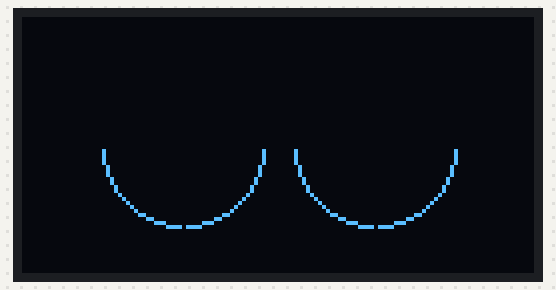
A sketch run on a simulated ESP32. Shown: 128×64 one-colour display. Random numbers use the default seed unless the sketch sets one.

Above: at 1.1 s.
At 4.3 s:
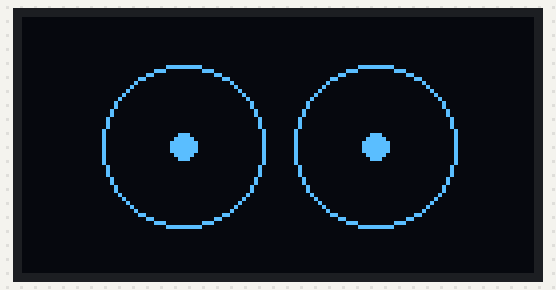
At 23.3 s:
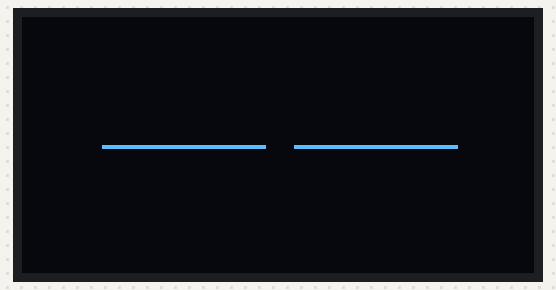

The sketch:

pertemuan43.ino
```cpp
#include <Wire.h>
#include <Adafruit_GFX.h>
#include <Adafruit_SSD1306.h>

#define SCREEN_WIDTH 128
#define SCREEN_HEIGHT 64
#define OLED_RESET    -1
#define SCREEN_ADDRESS 0x3C

Adafruit_SSD1306 display(SCREEN_WIDTH, SCREEN_HEIGHT, &Wire, OLED_RESET);

// Posisi bola mata
int leftEyeX = 40, leftEyeY = 32;
int rightEyeX = 88, rightEyeY = 32;
int eyeRadius = 20;
int pupilRadius = 6;

// Posisi pupil
int offsetX = 0, offsetY = 0;
int dirX = 1, dirY = 1;

// Ekspresi: 0=normal, 1=ngantuk, 2=kaget, 3=senang
int expression = 0;
unsigned long lastChange = 0;

void setup() {
  Wire.begin(21, 22);
  Serial.begin(115200);

  if (!display.begin(SSD1306_SWITCHCAPVCC, SCREEN_ADDRESS)) {
    Serial.println(F("SSD1306 allocation failed"));
    for (;;);
  }
  display.clearDisplay();
}

void loop() {
  display.clearDisplay();

  // Ganti ekspresi tiap 5 detik
  if (millis() - lastChange > 1000) {
    expression = random(0, 4);
    lastChange = millis();
  }

  switch (expression) {
    case 0: drawNormalEyes(); break;
    case 1: drawSleepyEyes(); break;
    case 2: drawSurprisedEyes(); break;
    case 3: drawHappyEyes(); break;
  }

  display.display();
  delay(50);
}

// ===== Mode Normal (pupil gerak) =====
void drawNormalEyes() {
  // Bola mata
  display.drawCircle(leftEyeX, leftEyeY, eyeRadius, SSD1306_WHITE);
  display.drawCircle(rightEyeX, rightEyeY, eyeRadius, SSD1306_WHITE);

  // Gerak pupil
  offsetX += dirX;
  offsetY += dirY;
  if (offsetX > 6 || offsetX < -6) dirX = -dirX;
  if (offsetY > 4 || offsetY < -4) dirY = -dirY;

  // Pupil kiri & kanan
  display.fillCircle(leftEyeX + offsetX, leftEyeY + offsetY, pupilRadius, SSD1306_WHITE);
  display.fillCircle(rightEyeX + offsetX, rightEyeY + offsetY, pupilRadius, SSD1306_WHITE);
}

// ===== Mode Ngantuk =====
void drawSleepyEyes() {
  display.drawLine(leftEyeX - eyeRadius, leftEyeY, leftEyeX + eyeRadius, leftEyeY, SSD1306_WHITE);
  display.drawLine(rightEyeX - eyeRadius, rightEyeY, rightEyeX + eyeRadius, rightEyeY, SSD1306_WHITE);
}

// ===== Mode Kaget =====
void drawSurprisedEyes() {
  display.drawCircle(leftEyeX, leftEyeY, eyeRadius, SSD1306_WHITE);
  display.drawCircle(rightEyeX, rightEyeY, eyeRadius, SSD1306_WHITE);

  // pupil kecil
  display.fillCircle(leftEyeX, leftEyeY, 3, SSD1306_WHITE);
  display.fillCircle(rightEyeX, rightEyeY, 3, SSD1306_WHITE);
}

// ===== Mode Senang =====
void drawHappyEyes() {
  // lengkung bawah (mata senyum)
  display.drawCircleHelper(leftEyeX, leftEyeY, eyeRadius, 0b1100, SSD1306_WHITE);
  display.drawCircleHelper(rightEyeX, rightEyeY, eyeRadius, 0b1100, SSD1306_WHITE);
}
```

Measured:
- what the display in image 0 shows lasts 1.1 s, from 1.0 s to 2.1 s
- what the display in image 1 shows lasts 2.1 s, from 4.2 s to 6.3 s
- what the display in image 2 shows lasts 3.2 s, from 23.3 s to 26.5 s
